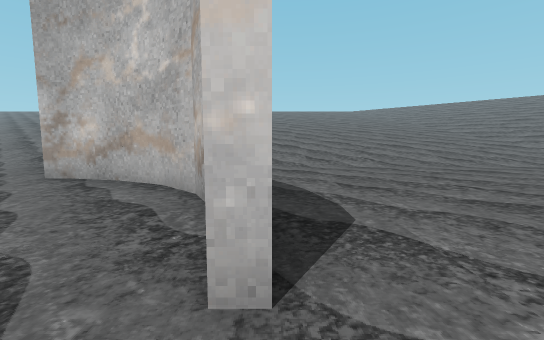
[1] (above)

19 first-person views from a walk through a level from a Godot 3-D game. The camera is 1.3 m above the floor, tilts 6° down and sees 90° across. The floor is counted in squares, 2 m on a side. Each view is taken from the middle of a square. On the plan, view 1 faces up. The plan holds only what a view shows up to about 9 squares ahead; the rest is blank. The place goes on beyond the plan.

[2]
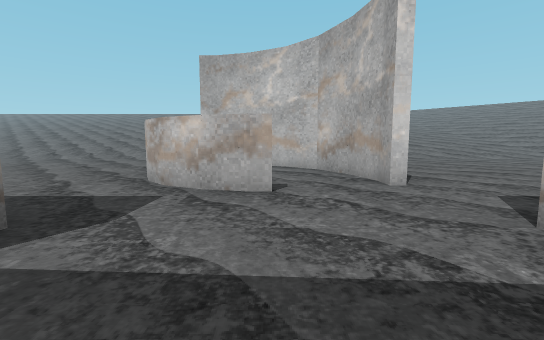

[3]
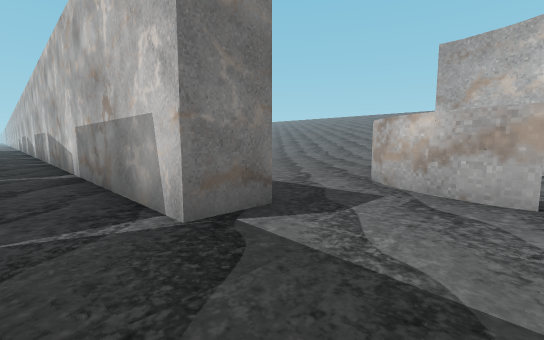

[4]
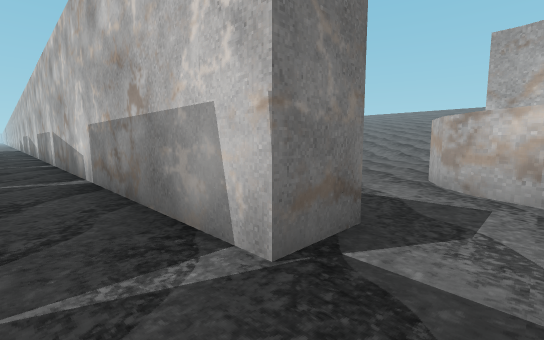

[5]
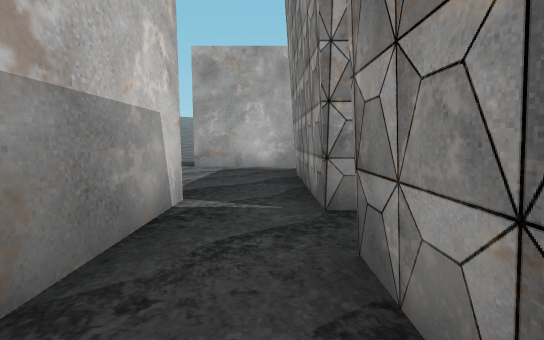

[6]
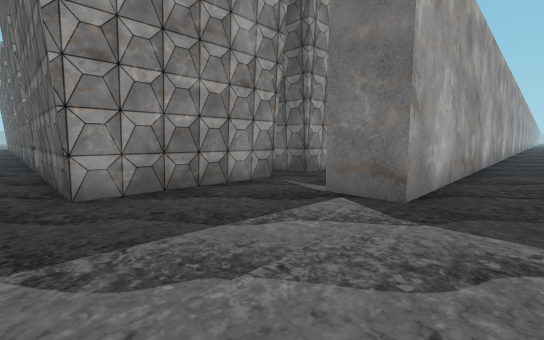

[7]
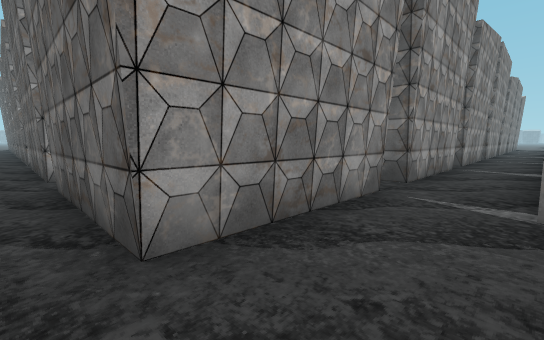

[8]
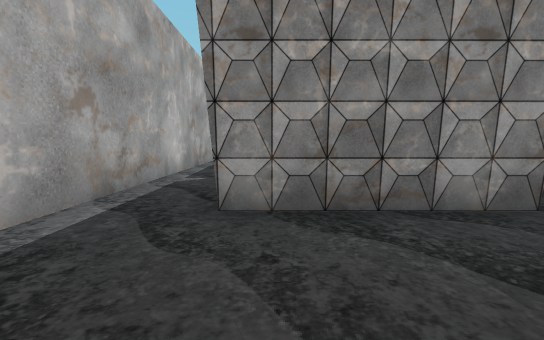

[9]
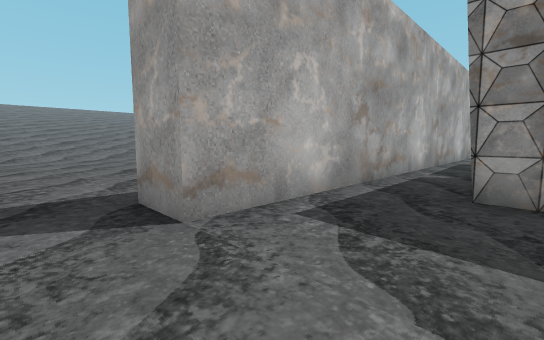

[10]
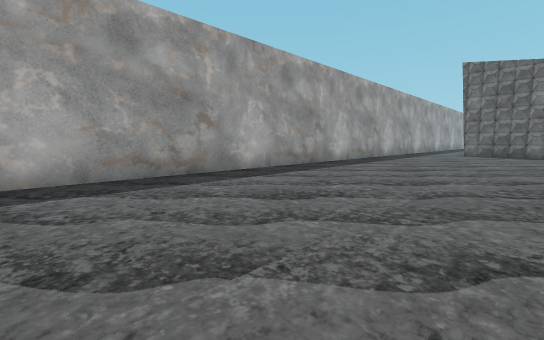

[11]
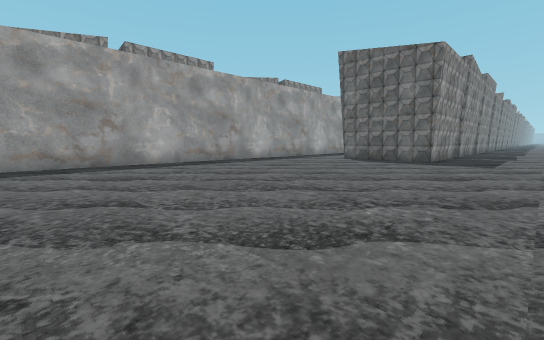

[12]
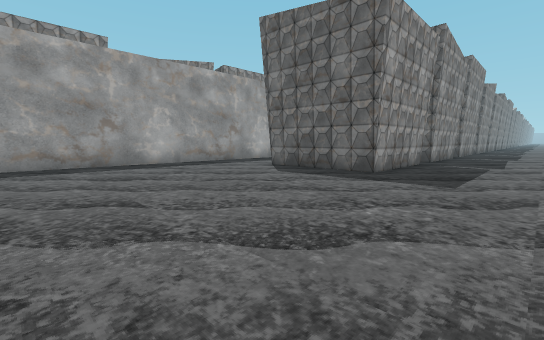

[13]
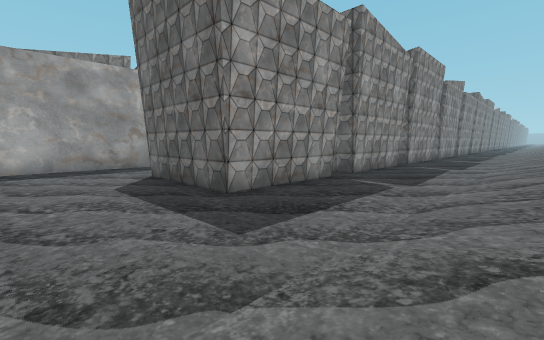

[14]
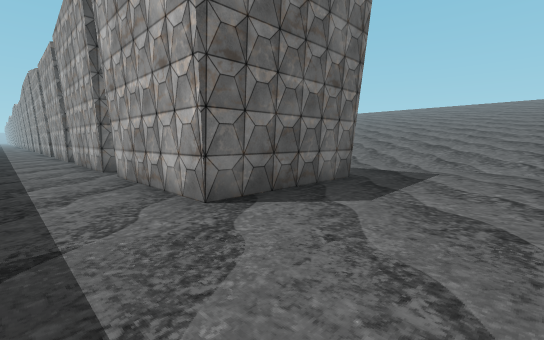

[15]
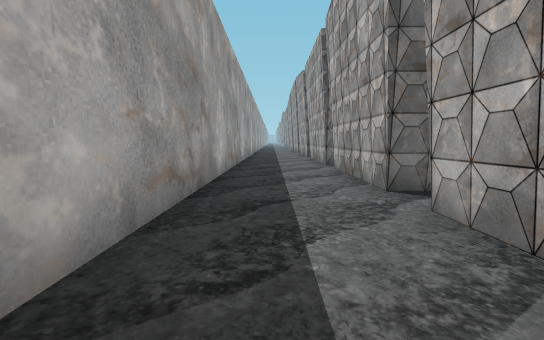

[16]
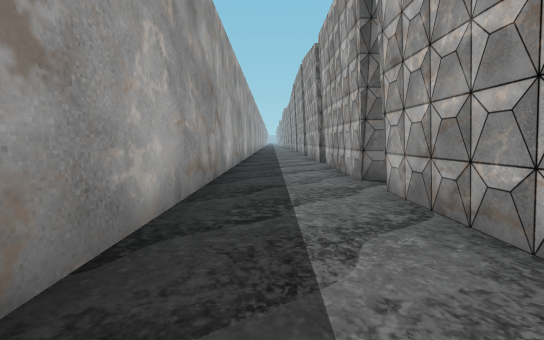

[17]
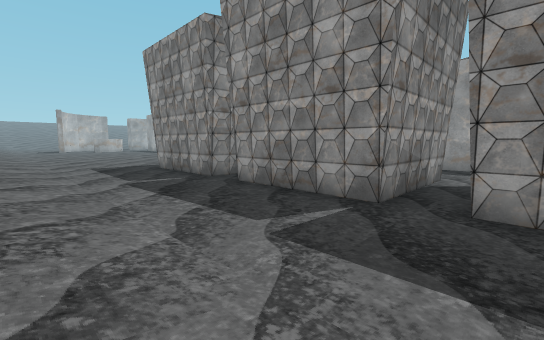

[18]
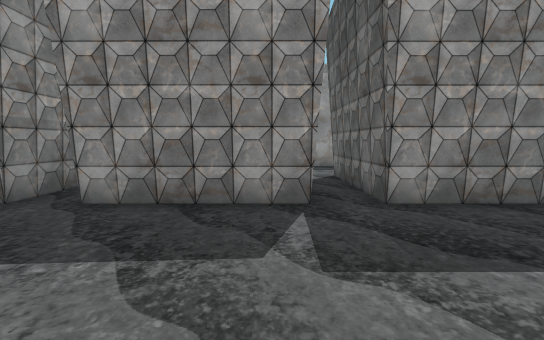

[19]
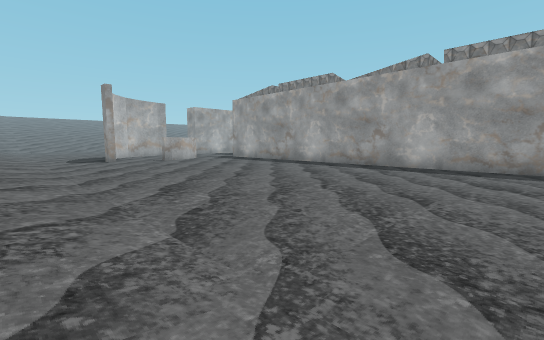

### Floor plan
Key: @ floor where view 1 was taken; # wall or solid block; . floor; / step, stairs or slope.
Columns run from 29 left of view 1 to 9 right of it. Each row starts with its distance up from view 1.
  8 //////////////////////////   ////////
  7 ..........................   ........
  6  ........................    ........
  5 ..........................#  .......
  4 ##.###.###................ ##......
  3 ##.###.###...............   #.....
  2 ##.###.###...............# .##...
  1 .........................###....
  0 .............................@.........
 -1 ##########################...##........
 -2               ############...#  .......
 -3               ...............#     ...
 -4                  ### ###.###.#
 -5                            #.#
 -6                            #.#
 -7                            ..#
 -8                            #.#
 -9                            #.#
-10                            #.#
-11                             .#
-12                            #.
-13                            #.
-14                            #.

Positions as (right, up) in squares from view 1, and headings:
1: (0, 0), facing up
2: (-2, -3), facing up
3: (-2, -3), facing up-left
4: (-3, -3), facing up-left
5: (-7, -3), facing right
6: (-1, 0), facing down-left
7: (-1, -2), facing down-left
8: (-2, -1), facing down
9: (-2, 0), facing down-right
10: (-5, 4), facing down-left
11: (-10, 7), facing down-left
12: (-14, 7), facing down-left
13: (-17, 8), facing down-left
14: (-17, 0), facing up-left
15: (-20, 0), facing left
16: (-23, 0), facing left
17: (-28, 8), facing down-right
18: (-26, 8), facing down
19: (-16, 8), facing down-right
